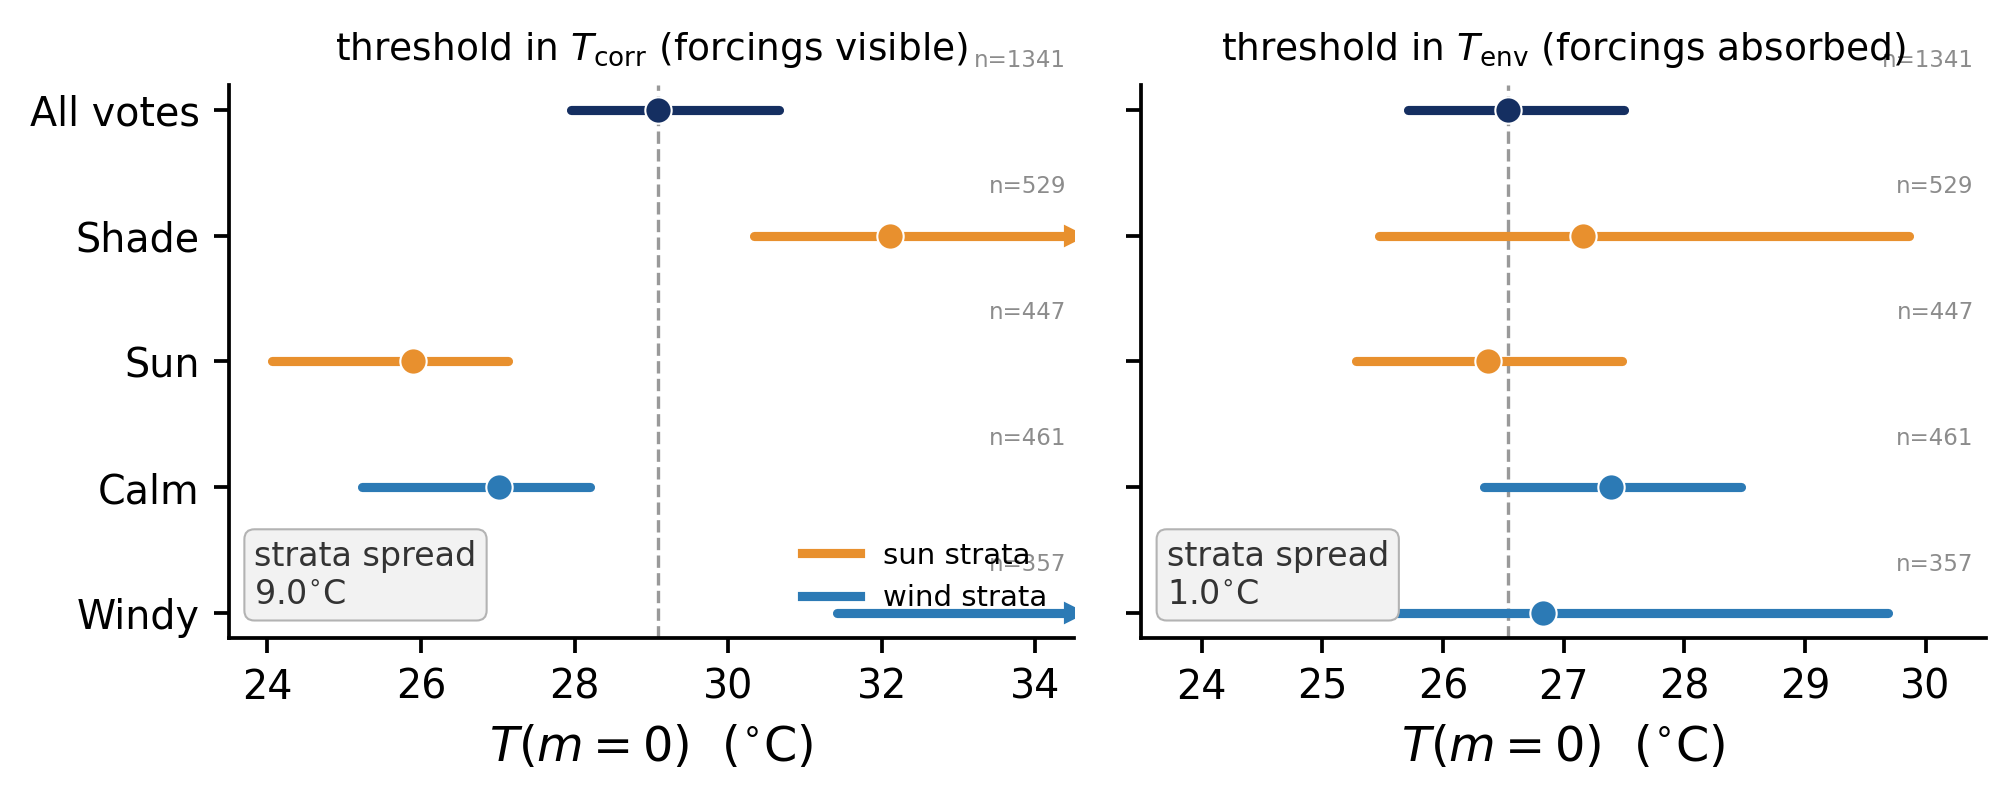

Source code (Python):
"""F_forcing_threshold -- the comfort<->discomfort threshold T(m=0) shifts with sun and wind,
and the shift VANISHES in T_env. Same method as F_heterogeneity but stratified by forcing:
logistic [U vs C] ~ coordinate, threshold = -b0/b1, walk-stratified bootstrap CI.
LEFT: threshold in T_corr -> sun lowers it, wind raises it (the forcings are visible).
RIGHT: threshold in T_env -> strata collapse to one value (T_env absorbs sun & wind).
Data: votes_with_Tenv_comfort.csv (C/U votes). Paper-style."""
import os, numpy as np, pandas as pd, matplotlib.pyplot as plt
from _common import set_style, set_paper_style, save, CM
set_style(); set_paper_style()
HERE=os.path.dirname(os.path.abspath(__file__)); DEG=r"$^{\circ}$C"
D=os.path.join(HERE,"..","data","votes_with_Tenv_comfort.csv")
RNG=np.random.default_rng(3); NB=1500
d=pd.read_csv(D).dropna(subset=["state3","T_corr","T_env","f_sun","f_mix","wind_sc","walk"]).copy()
d=d[d.state3.isin(["comfortable","uncomfortable"])].copy()
d["y"]=(d.state3=="uncomfortable").astype(float)
d["solar"]=0.5*d.f_mix+d.f_sun

def thr(sub,col,iters=40):
    if len(sub)<40 or sub.y.nunique()<2: return np.nan
    x=sub[col].to_numpy(float); y=sub.y.to_numpy(float); X=np.column_stack([np.ones_like(x),x]); b=np.zeros(2)
    for _ in range(iters):
        p=1/(1+np.exp(-np.clip(X@b,-30,30))); W=np.maximum(p*(1-p),1e-9)
        try: s=np.linalg.solve((X*W[:,None]).T@X+1e-8*np.eye(2),X.T@(y-p))
        except np.linalg.LinAlgError: return np.nan
        b+=s
        if np.max(np.abs(s))<1e-9: break
    return -b[0]/b[1] if b[1]>0 else np.nan

def boot(sub,col):
    wl=sub.walk.unique(); wi={w:sub.index[sub.walk==w].to_numpy() for w in wl}; out=[]
    for _ in range(NB):
        r=sub.loc[np.concatenate([wi[w] for w in RNG.choice(wl,len(wl),replace=True)])]
        t=thr(r,col)
        if not np.isnan(t): out.append(t)
    return (np.median(out),np.percentile(out,2.5),np.percentile(out,97.5)) if out else (np.nan,)*3

strata=[("All votes",         d,                       "ref"),
        ("Shade",             d[d.solar<0.30],         "sun"),
        ("Sun",               d[d.solar>=0.46],        "sun"),
        ("Calm",              d[d.wind_sc<=0.29],      "wind"),
        ("Windy",             d[d.wind_sc>=0.44],      "wind")]
res={}
for col in ["T_corr","T_env"]:
    res[col]=[(lab,*boot(sub,col),len(sub),kind) for lab,sub,kind in strata]
    print(f"\n=== threshold T(m=0) in {col} ===")
    for lab,m,lo,hi,n,k in res[col]: print(f"  {lab:10s} {m:6.2f} [{lo:6.2f},{hi:6.2f}]  n={n}")

COL={"ref":"#152F61","sun":"#E8902E","wind":"#2C7AB5"}
fig,(axL,axR)=plt.subplots(1,2,figsize=(17*CM,6.6*CM),sharey=True)
fig.subplots_adjust(wspace=0.08,left=0.11,right=0.985,bottom=0.17,top=0.88)
y=np.arange(len(strata))[::-1]
for ax,col,title,xlim in [(axL,"T_corr","threshold in $T_{\\rm corr}$ (forcings visible)",(23.5,34.5)),
                          (axR,"T_env","threshold in $T_{\\rm env}$ (forcings absorbed)",(23.5,30.5))]:
    x0,x1=xlim; gmed=res[col][0][1]
    ax.axvline(gmed,color="0.6",ls="--",lw=0.8,zorder=0)
    for yi,(lab,m,lo,hi,n,k) in zip(y,res[col]):
        if np.isnan(m): continue
        loc,hic=max(lo,x0),min(hi,x1)
        ax.plot([loc,hic],[yi,yi],color=COL[k],lw=2.2,solid_capstyle="round",zorder=2)
        if hi>x1: ax.plot([x1],[yi],marker=">",color=COL[k],ms=4,zorder=3)
        if lo<x0: ax.plot([x0],[yi],marker="<",color=COL[k],ms=4,zorder=3)
        ax.scatter([m],[yi],color=COL[k],s=40,zorder=4,edgecolor="white",linewidth=0.5)
        ax.text(x1-0.1,yi+0.30,"n=%d"%n,va="bottom",ha="right",fontsize=5.5,color="0.55")
    sp=max(r[1] for r in res[col][1:])-min(r[1] for r in res[col][1:])
    ax.text(0.03,0.05,"strata spread\n%.1f"%sp+DEG,transform=ax.transAxes,fontsize=8,
            color="0.2",va="bottom",ha="left",
            bbox=dict(boxstyle="round,pad=0.3",fc="0.95",ec="0.7",lw=0.5))
    ax.set_xlim(*xlim); ax.set_xlabel(r"$T(m{=}0)$  ("+DEG+")")
    ax.set_title(title,fontsize=9)
axL.set_yticks(y); axL.set_yticklabels([s[0] for s in strata])
from matplotlib.lines import Line2D
axL.legend(handles=[Line2D([0],[0],color="#E8902E",lw=2.2,label="sun strata"),
                    Line2D([0],[0],color="#2C7AB5",lw=2.2,label="wind strata")],
           frameon=False,fontsize=7,loc="lower right")
save(fig,"F_forcing_threshold")
# quantify the collapse
def spread(col): 
    vals=[r[1] for r in res[col][1:]]; return max(vals)-min(vals)
print("\nthreshold spread across strata: T_corr=%.2f C  ->  T_env=%.2f C"%(spread("T_corr"),spread("T_env")))
